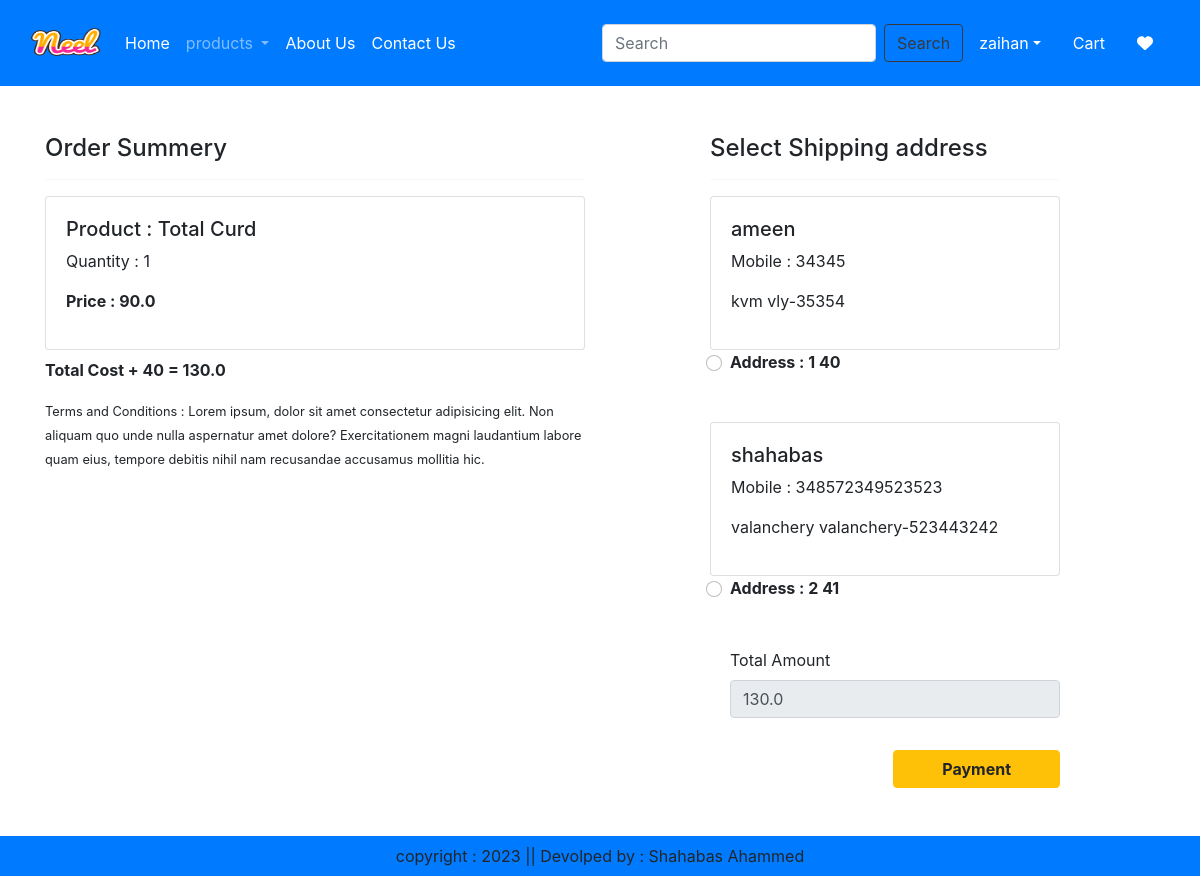
The page /checkout/ (signed in) on the database its author committed.
### ecommerce/models.py (models this page shows, shortened)
class Cart(models.Model):
    user = models.ForeignKey(User,on_delete=models.CASCADE)
    product  = models.ForeignKey(Product, on_delete=models.CASCADE)
    quantity = models.PositiveIntegerField(default=1)

class Product(models.Model):
    title = models.CharField(max_length=100)
    selling_price = models.FloatField()
    discounted_price = models.FloatField()
    description = models.TextField()
    composition =models.TextField(default='')
    prodapp = models.TextField(default='')
    category = models.CharField(choices=CATOGERY_CHOICES, max_length=2)
    product_image = models.ImageField(upload_to='product')

class Customer(models.Model):
    user = models.ForeignKey(User, on_delete=models.CASCADE)
    name = models.CharField(max_length=200)
    locality = models.CharField(max_length=200)
    city = models.CharField(max_length=50)
    mobile = models.IntegerField(default=0)
    zipcode = models.IntegerField()

### ecommerce/views.py (the view, shortened to what this page needs)
# urls.py: path('checkout/',views.checkout.as_view(),name='checkout'),
@method_decorator(login_required,name='dispatch')
class checkout(View):
    def get(self,request):
        user = request.user
        add = Customer.objects.filter(user=user)
        cart_items = Cart.objects.filter(user=user)
        famount =0
        for p in cart_items:
            value = p.quantity * p.product.discounted_price
            famount = famount+value
        totalamount = famount + 40
        razoramount = int(totalamount *100)
        client = razorpay.Client(auth=(settings.RAZOR_KEY_ID,settings.RAZOR_KEY_SECRET))
        data = {'amount':razoramount,'currency': "INR",'receipt':'oder_rcptid_11'}
        payment_response = client.order.create(data=data)
        print(payment_response)
        order_id = payment_response['id']
        order_status = payment_response['status']
        return render(request,'checkout.html',locals())

### ecommerce/templates/checkout.html (shortened to what this page needs)
{% extends 'base.html' %}
{% load static  %}
{% block main-content %}
<div class="container">
    <div class="row mt-5">
        <div class="col-sm-6">
            <h4>Order Summery</h4>
            <hr>
            {% for item in cart_items %}
            <div class="card mb-2">
                <div class="card-body">
                    <h5>Product : {{item.product.title}}</h5>
                    <p>Quantity : {{item.quantity}}</p>
                    <p class="fw-bold">Price : {{item.product.discounted_price}}</p>
                </div>
            </div>
            {% endfor %}
            <p class="fw-bold ">Total Cost + 40 = {{totalamount}}</p>
            <small>Terms and Conditions : Lorem ipsum, dolor sit amet consectetur adipisicing elit. Non aliquam quo unde nulla aspernatur amet dolore? Exercitationem magni laudantium labore quam eius, tempore debitis nihil nam recusandae accusamus mollitia hic.</small>
        </div>
        <div class="col-sm-4 offset-sm-1">
            <h4>Select Shipping address </h4>
            <hr>
            <form method="post" id="myform">
                {% for ad in add %}
                <div class="card">
                    <div class="card-body">
                        <h5>{{ad.name}}</h5>
                        <p>Mobile : {{ad.mobile}}</p>
                        <p>{{ad.locality}} {{ad.city}}-{{ad.zipcode}}</p>
                    </div>
                </div>
                <div class="form-check mb-2 mb-5">
                    <input class="form-check-input" type="radio" name="custid" id="custadd{{forloop.counter}}" value="{{ad.id}}">
                    <label class="form-check-label fw-bold" for="custadd{{forloop.counter}}">
                        Address : {{forloop.counter}} {{ad.id}}
                    </label>
                </div>
                {% endfor %}
                <div class="form-check mb-3">
                    <label for="totalamount" class="form-label">Total Amount</label>
                    <input type="number" class="form-control" name="totalamount" value="{{totalamount}}" readonly>
                </div>
                <div class="text-end">
                    <button id="rzp-button1" type="submit" class="btn btn-warning mt-3 px-5 fw-bold" >Payment</button>
                </div>
            </form>
        </div>
    </div>
</div>
{% endblock main-content%}

### ecommerce/templates/base.html (shortened to what this page needs)
<!DOCTYPE html>
{% load static %}
<html lang="en">
<head>
    <link href="https://cdn.jsdelivr.net/npm/bootstrap@5.2.3/dist/css/bootstrap.min.css" rel="stylesheet">
    <link rel="stylesheet" href="https://cdn.jsdelivr.net/npm/bootstrap@4.0.0/dist/css/bootstrap.min.css">
    <link rel="stylesheet" href="https://cdnjs.cloudflare.com/ajax/libs/font-awesome/5.15.3/css/all.min.css">
    <link rel="stylesheet" href="{% static 'css/owl.carousel.min.css'  %}">
    <link rel="stylesheet" href="{% static 'all.min.css'  %}">
    <link rel="stylesheet" href="{% static 'css/style.css'  %}">
</head>
<body>
    <nav class="navbar navbar-expand-lg navbar-dark bg-primary">
        <div class="container-fluid">
          <a class="navbar-brand" href="#">
            <img src="{% static 'images/Neel.png' %}"  width="70" height="60" alt="">
          </a>
          <div class="collapse navbar-collapse" id="navbarSupportedContent">
            <ul class="navbar-nav me-auto mb-2 mb-lg-0">
              {% if request.user.is_authenticated %}
              <li class="nav-item">
                <a class="nav-link active" aria-current="page" href="/">Home</a>
              </li>
              <li class="nav-item dropdown">
                <a class="nav-link dropdown-toggle " href="#" role="button" data-bs-toggle="dropdown" aria-expanded="false">
                  products
                </a>
              </li>
              <li class="nav-item">
                <a class="nav-link text-white" href="{% url 'about' %}">About Us</a>
              </li>
              <li class="nav-item">
                <a class="nav-link text-white" href="{% url 'contact' %}">Contact Us</a>
              </li>
            </ul>
            <form class="d-flex" role="search" action="/search">
              <input class="form-control me-2" type="search" placeholder="Search" name="search" aria-label="Search">
              <button class="btn btn-outline-dark" type="submit">Search</button>
            </form>
          </div>
          <ul class="navbar-nav me-auto mb-2 mb-lg-0">
            <li class="nav-item dropdown mx-2">
                <a class="nav-link dropdown-toggle text-white" href="" id="profileDropdown" role="bu
                " data-bs-toggle="dropdown" aria-expanded="false">{{request.user}}</a>
            </li>
            <li class="nav-item mx-2">
                <a href="{% url 'showcart' %}" class="nav-link text-white">Cart </a>
            </li>
            <li class="nav-item mx-2">
                <a href="{% url 'showwishlist' %}" class="nav-link text-white"><i class="fa fa-heart"></i> </a>
            </li>
          {% endif %}
          </ul>
        </div>
    </nav>
    {% block main-content %} {% endblock main-content %}
    <footer class="container-fluid  bg-primary text-center p-2 mt-5">
        copyright : 2023 || Devolped by : Shahabas Ahammed
    </footer>
</body>
</html>

### rows shown on the page
Cart: product "Total Curd", quantity "1", product.discounted_price "90.0"
Customer: name "ameen", mobile "34345", locality "kvm", city "vly", zipcode "35354", id "40"
Customer: name "shahabas", mobile "348572349523523", locality "valanchery", city "valanchery", zipcode "523443242", id "41"

### other values the page prints
{{ request.user }} "zaihan"
{{ totalamount }} "130.0"
